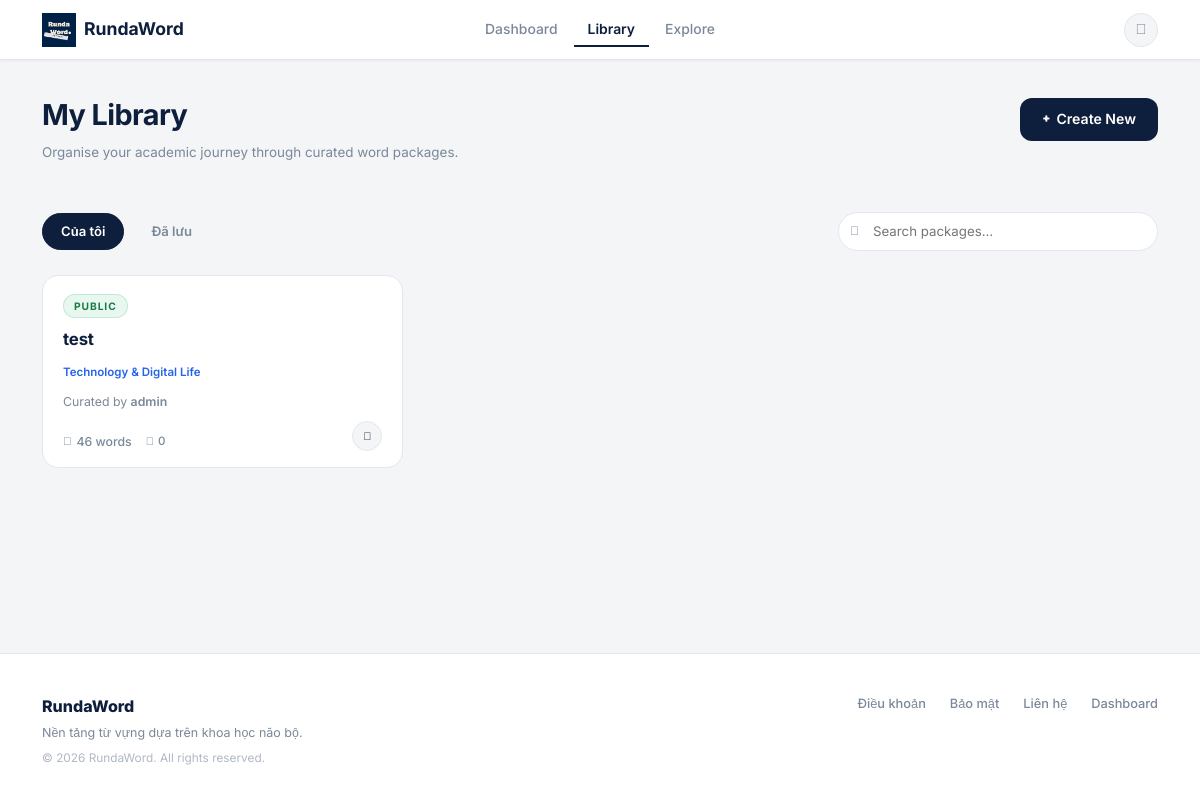
The app's page /packages (signed in), older data.
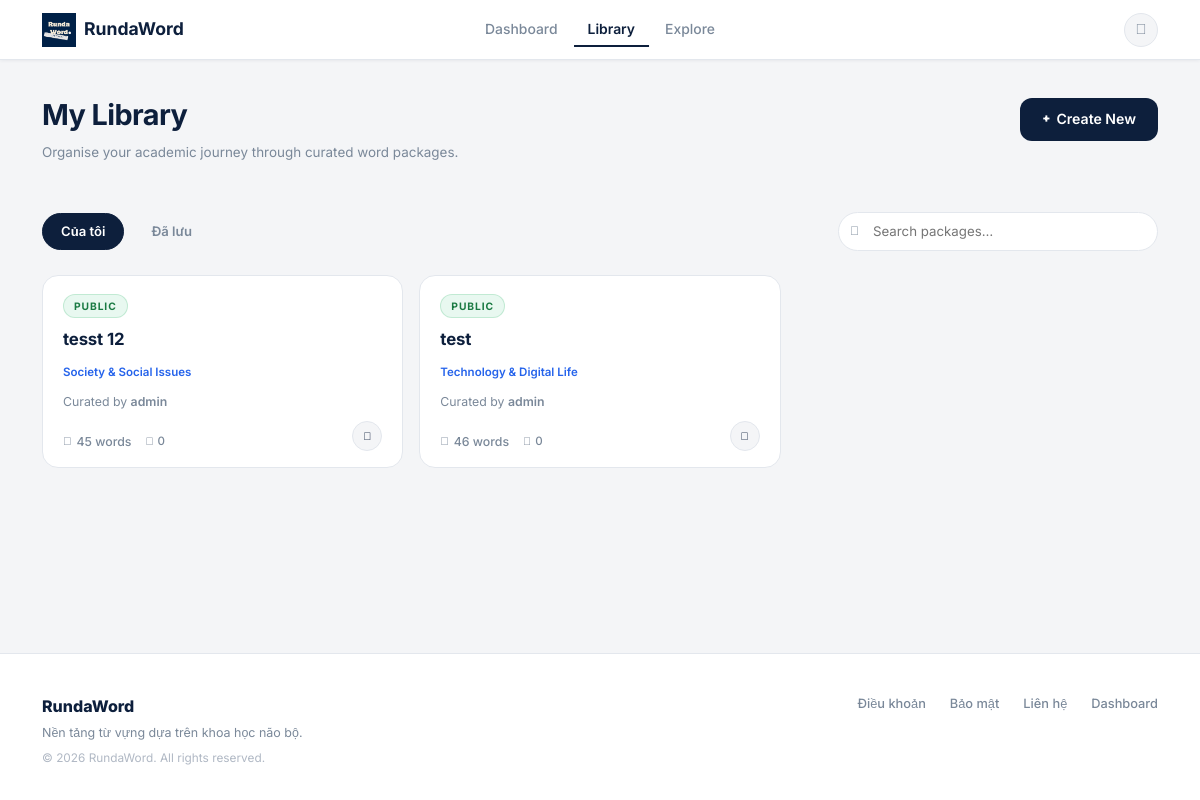
The same page, newer data.
### main.py (models this page shows, shortened)
class VocabPackage(db.Model):
    __tablename__ = 'vocab_packages'
    id                  = db.Column(db.Integer, primary_key=True)
    package_name        = db.Column(db.String(100), nullable=False)
    package_description = db.Column(db.Text)
    topic               = db.Column(db.String(80))          # NEW: topic/category field
    created_at          = db.Column(db.DateTime, default=datetime.utcnow)
    updated_at          = db.Column(db.DateTime, default=datetime.utcnow)
    user_id             = db.Column(db.Integer, db.ForeignKey('users.id'), nullable=False)
    is_public           = db.Column(db.Boolean, default=True)
    vocabularies = db.relationship(
        'Vocabulary', backref='package', lazy=True, cascade='all, delete-orphan'
    )

class User(UserMixin, db.Model):
    __tablename__ = 'users'
    id            = db.Column(db.Integer, primary_key=True)
    username      = db.Column(db.String(50),  unique=True, nullable=False)
    name          = db.Column(db.String(100))
    email         = db.Column(db.String(120), unique=True, nullable=False)
    password_hash = db.Column(db.String(255), nullable=False)
    role          = db.Column(db.Integer, default=ROLE_USER, nullable=False)
    created_at    = db.Column(db.DateTime, default=datetime.utcnow)
    packages = db.relationship(
        'VocabPackage', backref='user', lazy=True, cascade='all, delete-orphan',
        foreign_keys='VocabPackage.user_id'
    )
    saved_packages = db.relationship(
        'VocabPackage', secondary=user_saved_packages,
        backref=db.backref('saved_by', lazy='dynamic'), lazy='dynamic'
    )
    @property
    def is_admin(self):
        return self.role == ROLE_ADMIN

### main.py (the view)
@app.route('/packages')
@login_required
def packages():
    q   = request.args.get('q', '').strip()
    tab = request.args.get('tab', 'mine')
    if q:
        pkgs       = search_packages(q, include_private_for_user=current_user.id)
        saved_pkgs = []
        if not pkgs:
            flash('Không tìm thấy gói từ phù hợp.', 'warning')
    else:
        if tab == 'saved':
            pkgs       = []
            saved_pkgs = current_user.saved_packages \
                .order_by(VocabPackage.updated_at.desc()).all()
        else:
            pkgs = VocabPackage.query.filter_by(user_id=current_user.id) \
                .order_by(VocabPackage.updated_at.desc()).all()
            saved_pkgs = []
    learner_counts = {}
    all_visible_pkgs = pkgs + saved_pkgs
    if all_visible_pkgs:
        pkg_ids = list({p.id for p in all_visible_pkgs})
        rows = (
            db.session.query(
                user_saved_packages.c.package_id,
                func.count(user_saved_packages.c.user_id)
            )
            .filter(user_saved_packages.c.package_id.in_(pkg_ids))
            .group_by(user_saved_packages.c.package_id)
            .all()
        )
        learner_counts = {package_id: count for package_id, count in rows}
    return render_template(
        'packages.html',
        packages=pkgs, saved_packages=saved_pkgs,
        tab=tab, search_query=q,
        learner_counts=learner_counts
    )

### main.py (called while the page is built)
@login_manager.user_loader
def load_user(user_id):
    return User.query.get(int(user_id))

### templates/packages.html (shortened to what this page needs)
{% extends "base.html" %}
{% block content %}
<div class="container" style="padding-top:32px;padding-bottom:64px;">
  <div class="d-flex justify-content-between align-items-start mb-5">
    <div>
      <div class="library-title">My Library</div>
      <div class="library-subtitle">Organise your academic journey through curated word packages.</div>
    </div>
    <a href="{{ url_for('create_package') }}" class="btn-navy" style="white-space:nowrap;margin-top:6px;">
      <i class="fas fa-plus" style="font-size:0.74rem;"></i> Create New
    </a>
  </div>
  <div class="lib-tab-row">
    {% if not search_query %}
    <a href="{{ url_for('packages', tab='mine') }}"
       class="lib-tab {% if tab == 'mine' %}active{% endif %}">Của tôi</a>
    <a href="{{ url_for('packages', tab='saved') }}"
       class="lib-tab {% if tab == 'saved' %}active{% endif %}">Đã lưu</a>
    {% endif %}
    <form method="GET" action="{{ url_for('packages') }}" class="lib-search" >
      <i class="fas fa-search si"></i>
      <input type="text" name="q" placeholder="Search packages…" value="{{ search_query or '' }}" style="background-color: white;">
    </form>
  </div>
  {% if search_query %}
  <div style="font-size:0.82rem;color:var(--text-muted);margin-bottom:20px;font-weight:500;">
    Results for "<strong style="color:var(--navy);">{{ search_query }}</strong>"
    <a href="{{ url_for('packages') }}" style="margin-left:10px;color:var(--text-muted);text-decoration:none;">✕ Clear</a>
  </div>
  {% if packages %}
  <div class="pkg-grid">
    {% for pkg in packages %}
    <a href="{{ url_for('package_detail', package_id=pkg.id) }}" class="pkg-card">
      <div class="pkg-card-top">
        <span class="pkg-badge {% if pkg.is_public %}public{% else %}private{% endif %}">
          {% if pkg.is_public %}Public{% else %}Private{% endif %}
        </span>
        <div class="pkg-author-avatar"><i class="fas fa-user" style="font-size:0.65rem;"></i></div>
      </div>
      <div class="pkg-name">{{ pkg.package_name }}</div>
      <div class="pkg-topic">{{ pkg.topic or 'Others' }}</div>
      <div class="pkg-author">by <strong>{{ pkg.user.username if pkg.user else '—' }}</strong></div>
      <div class="pkg-meta">
        <div class="pkg-meta-stats">
          <div class="pkg-meta-row">
            <span class="pkg-word-count"><i class="fas fa-layer-group" style="font-size:0.7rem;"></i> {{ pkg.vocabularies|length }} words</span>
            <span class="pkg-learners" title="Đã lưu vào thư viện"><i class="fas fa-users" style="font-size:0.68rem;"></i> {{ learner_counts.get(pkg.id, 0) }}</span>
          </div>
        </div>
        <span class="pkg-play-btn"><i class="fas fa-play"></i></span>
      </div>
    </a>
    {% endfor %}
  </div>
  {% else %}
  <div class="rw-card text-center py-5">
    <i class="fas fa-search fa-2x mb-3" style="color:var(--border);"></i>
    <p style="color:var(--text-muted);margin:0;">No packages found.</p>
  </div>
  {% endif %}
  {% else %}
  {% if packages %}
  <div class="pkg-grid">
    {% for pkg in packages %}
    <a href="{{ url_for('package_detail', package_id=pkg.id) }}" class="pkg-card">
      <div class="pkg-card-top">
        <span class="pkg-badge {% if pkg.is_public %}public{% else %}private{% endif %}">
          {% if pkg.is_public %}Public{% else %}Private{% endif %}
        </span>
      </div>
      <div class="pkg-name">{{ pkg.package_name }}</div>
      <div class="pkg-topic">{{ pkg.topic or 'Others' }}</div>
      <div class="pkg-author">Curated by <strong>{{ current_user.username }}</strong></div>
      <div class="pkg-meta">
        <div class="pkg-meta-stats">
          <div class="pkg-meta-row">
            <span class="pkg-word-count"><i class="fas fa-layer-group" style="font-size:0.7rem;"></i> {{ pkg.vocabularies|length }} words</span>
            <span class="pkg-learners" title="Đã lưu vào thư viện"><i class="fas fa-users" style="font-size:0.68rem;"></i> {{ learner_counts.get(pkg.id, 0) }}</span>
          </div>
        </div>
        <span class="pkg-play-btn"><i class="fas fa-play"></i></span>
      </div>
    </a>
    {% endfor %}
  </div>
  {% endif %}
  {% endif %}
</div>
{% endblock %}

### templates/base.html (shortened to what this page needs)
<!DOCTYPE html>
<html lang="vi">
<head>
  <link href="https://cdn.jsdelivr.net/npm/bootstrap@5.3.3/dist/css/bootstrap.min.css" rel="stylesheet">
  <link rel="stylesheet" href="https://cdnjs.cloudflare.com/ajax/libs/font-awesome/6.5.1/css/all.min.css">
  <link rel="stylesheet" href="{{ url_for('static', filename='css/main.css') }}">
</head>
<body>
  <nav class="rw-navbar">
    <div class="container">
      <a class="rw-nav-logo" href="{{ url_for('index') }}">
        <img src="{{ url_for('static', filename='imgs/RundaWord-logo.png') }}" alt="RundaWord">
        RundaWord
      </a>
      {% if current_user.is_authenticated %}
      <div class="rw-nav-links d-none d-lg-flex">
        <a class="rw-nav-link {% if request.endpoint == 'dashboard' %}active{% endif %}"
          href="{{ url_for('dashboard') }}">Dashboard</a>
        <a class="rw-nav-link {% if request.endpoint in ['packages','package_detail','create_package','edit_package'] %}active{% endif %}"
          href="{{ url_for('packages') }}">Library</a>
        <a class="rw-nav-link {% if request.endpoint == 'explore' %}active{% endif %}"
          href="{{ url_for('explore') }}">Explore</a>
      </div>
      <div class="rw-nav-right">
        <div class="dropdown">
          <a class="rw-avatar-btn" href="#" data-bs-toggle="dropdown" role="button">
            <i class="fas fa-user"></i>
          </a>
        </div>
      </div>
      {% else %}
      <div class="rw-nav-right">
        <a href="{{ url_for('login') }}"
          style="font-size:0.87rem;font-weight:500;color:var(--text-muted);text-decoration:none;">Sign in</a>
        <a href="{{ url_for('register') }}" class="btn-navy" style="padding:8px 18px;font-size:0.84rem;">Get started</a>
      </div>
      {% endif %}
    </div>
  </nav>
  <main>
    {% block content %}{% endblock %}
  </main>
  <footer style="background:#fff;border-top:1px solid var(--border);padding:40px 0 32px;">
    <div class="container">
      <div style="display:flex;justify-content:space-between;align-items:flex-start;gap:24px;flex-wrap:wrap;">
        <div>
          <div style="font-weight:800;font-size:1rem;color:var(--navy);margin-bottom:4px;">RundaWord</div>
          <div style="font-size:0.78rem;color:var(--text-muted);margin-bottom:6px;">Nền tảng từ vựng dựa trên khoa học não bộ.</div>
          <div style="font-size:0.74rem;color:#b0b8c4;">© 2026 RundaWord. All rights reserved.</div>
        </div>
        <div style="display:flex;gap:24px;flex-wrap:wrap;align-items:center;">
          <a href="#" style="font-size:0.8rem;color:var(--text-muted);text-decoration:none;font-weight:500;transition:color 0.15s;">Điều khoản</a>
          <a href="#" style="font-size:0.8rem;color:var(--text-muted);text-decoration:none;font-weight:500;">Bảo mật</a>
          <a href="#" style="font-size:0.8rem;color:var(--text-muted);text-decoration:none;font-weight:500;">Liên hệ</a>
          {% if current_user.is_authenticated %}
          <a href="{{ url_for('dashboard') }}" style="font-size:0.8rem;color:var(--text-muted);text-decoration:none;font-weight:500;">Dashboard</a>
          {% else %}
          <a href="{{ url_for('login') }}" style="font-size:0.8rem;color:var(--text-muted);text-decoration:none;font-weight:500;">Đăng nhập</a>
          <a href="{{ url_for('register') }}" style="font-size:0.8rem;color:var(--text-muted);text-decoration:none;font-weight:500;">Đăng ký</a>
          {% endif %}
        </div>
      </div>
    </div>
  </footer>
</body>
</html>

### templates/base.html (style rules this page uses)
body, * { font-family: 'Inter', sans-serif !important; }

Row changes from the older to the newer data that the page shows:
added VocabPackage: is_public "PUBLIC", package_name "tesst 12", topic "Society & Social Issues", {{ current_user.username }} "admin", vocabularies|length "45", get "0"
